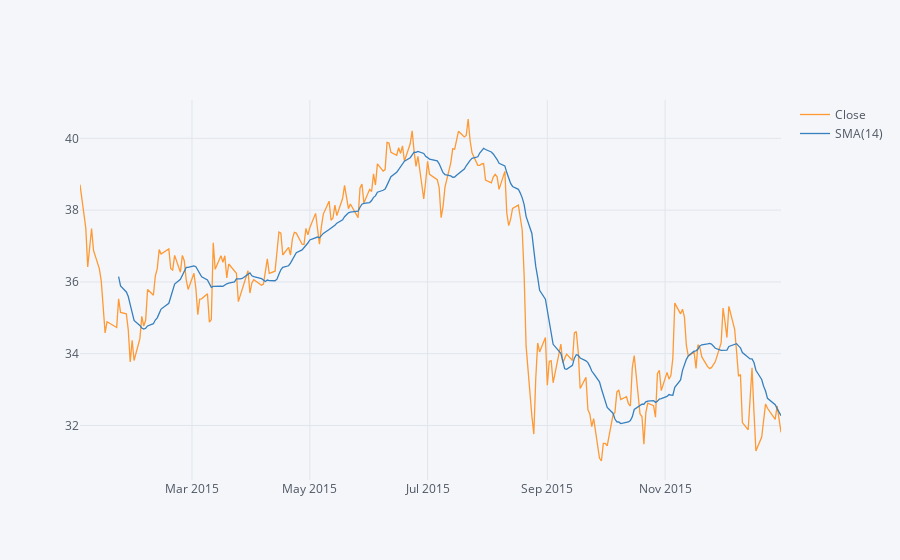
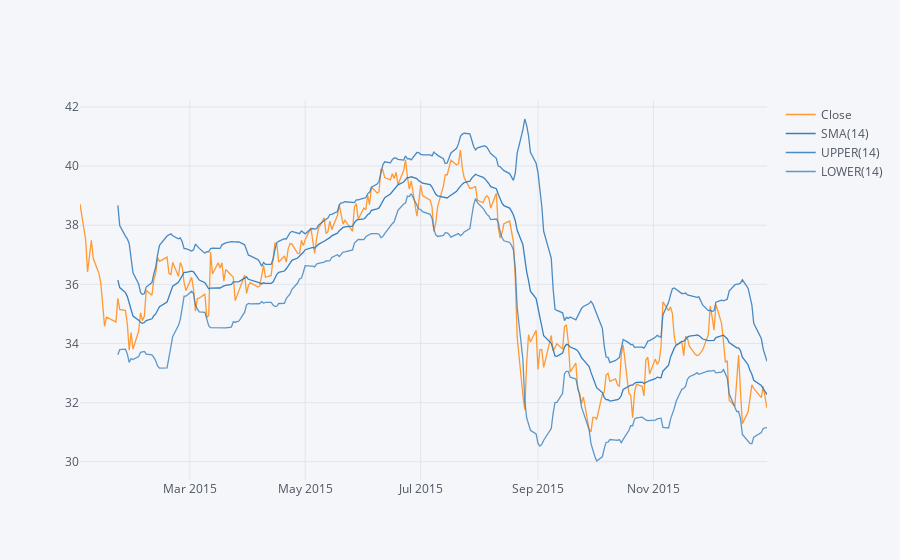

Notebook code cell kept with these figures, in order:
### Code cell
#SImple Moving Averages plot of MS
bank_stocks['MS']['Close'].loc['2015-01-01':'2016-01-01'].ta_plot(study='sma')
bank_stocks['MS']['Close'].loc['2015-01-01':'2016-01-01'].ta_plot(study='boll')

### Figure 1 — Plotly figure (JSON) as saved in the notebook; plotly's stock layout.template omitted (floating-point values rounded to 4 significant figures; data arrays with more than 128 entries replaced by an {"elided": "..."} marker saying what was removed)
{"data": [{"line": {"color": "rgba(255, 153, 51, 1.0)", "dash": "solid", "shape": "linear", "width": 1.3}, "mode": "lines", "name": "Close", "text": "", "type": "scatter", "x": {"elided": "252 str values"}, "y": {"elided": "252 float values"}}, {"line": {"color": "rgba(55, 128, 191, 1.0)", "dash": "solid", "shape": "linear", "width": 1.3}, "mode": "lines", "name": "SMA(14)", "text": "", "type": "scatter", "x": {"elided": "252 str values"}, "y": {"elided": "252 mixed values"}}], "layout": {"legend": {"bgcolor": "#F5F6F9", "font": {"color": "#4D5663"}}, "paper_bgcolor": "#F5F6F9", "plot_bgcolor": "#F5F6F9", "title": {"font": {"color": "#4D5663"}}, "xaxis": {"gridcolor": "#E1E5ED", "showgrid": true, "tickfont": {"color": "#4D5663"}, "title": {"font": {"color": "#4D5663"}, "text": ""}, "zerolinecolor": "#E1E5ED"}, "yaxis": {"gridcolor": "#E1E5ED", "showgrid": true, "tickfont": {"color": "#4D5663"}, "title": {"font": {"color": "#4D5663"}, "text": ""}, "zerolinecolor": "#E1E5ED"}}}

### Figure 2 — Plotly figure (JSON) as saved in the notebook; plotly's stock layout.template omitted (floating-point values rounded to 4 significant figures; data arrays with more than 128 entries replaced by an {"elided": "..."} marker saying what was removed)
{"data": [{"line": {"color": "rgba(255, 153, 51, 1.0)", "dash": "solid", "shape": "linear", "width": 1.3}, "mode": "lines", "name": "Close", "text": "", "type": "scatter", "x": {"elided": "252 str values"}, "y": {"elided": "252 float values"}}, {"line": {"color": "rgba(55, 128, 191, 1.0)", "dash": "solid", "shape": "linear", "width": 1.3}, "mode": "lines", "name": "SMA(14)", "text": "", "type": "scatter", "x": {"elided": "252 str values"}, "y": {"elided": "252 mixed values"}}, {"line": {"color": "rgba(55, 128, 191, 0.8999999999999999)", "dash": "solid", "shape": "linear", "width": 1.3}, "mode": "lines", "name": "UPPER(14)", "text": "", "type": "scatter", "x": {"elided": "252 str values"}, "y": {"elided": "252 mixed values"}}, {"line": {"color": "rgba(55, 128, 191, 0.7999999999999998)", "dash": "solid", "shape": "linear", "width": 1.3}, "mode": "lines", "name": "LOWER(14)", "text": "", "type": "scatter", "x": {"elided": "252 str values"}, "y": {"elided": "252 mixed values"}}], "layout": {"legend": {"bgcolor": "#F5F6F9", "font": {"color": "#4D5663"}}, "paper_bgcolor": "#F5F6F9", "plot_bgcolor": "#F5F6F9", "title": {"font": {"color": "#4D5663"}}, "xaxis": {"gridcolor": "#E1E5ED", "showgrid": true, "tickfont": {"color": "#4D5663"}, "title": {"font": {"color": "#4D5663"}, "text": ""}, "zerolinecolor": "#E1E5ED"}, "yaxis": {"gridcolor": "#E1E5ED", "showgrid": true, "tickfont": {"color": "#4D5663"}, "title": {"font": {"color": "#4D5663"}, "text": ""}, "zerolinecolor": "#E1E5ED"}}}
